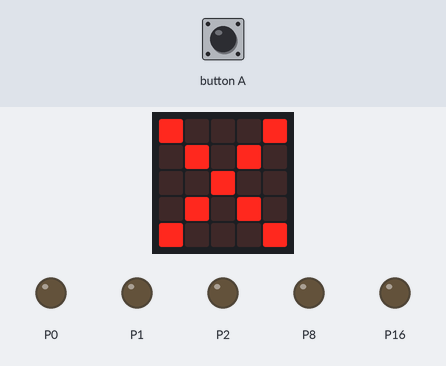
Simulated run of this program. Board: BBC micro:bit running MicroPython. On the bench: the board's 5×5 LED display, output pins drawn as LEDs (lit = HIGH). Inputs (shaded band) come from the test bench.

Above: at 1.2 s.
1.3 s: button A pressed for 0.15 s
At 1.39 s:
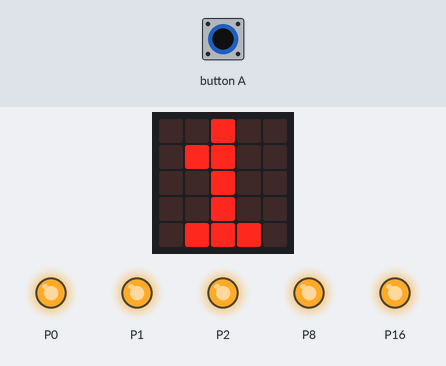
2.9 s: button A pressed for 3.2 s
At 6.7 s:
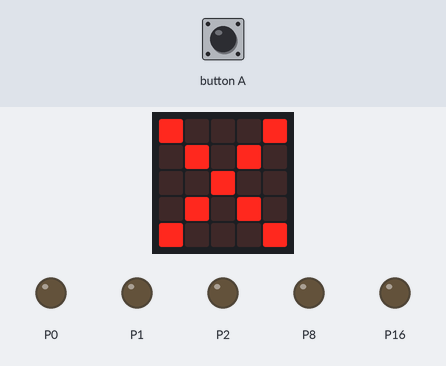
Timing chart, 0 to 8.2 s (numbered marks = the images above; inputs shaded):
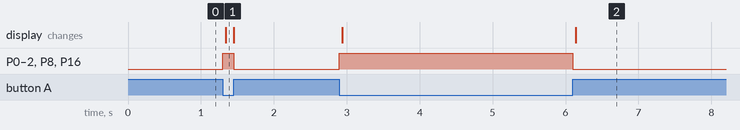

Measured:
- after the input at 1.3 s, P0–2, P8, P16: LOW → HIGH at once, → LOW 0.15 s later; the display: changes at once (image 1)
- after the input at 2.9 s, P0–2, P8, P16: LOW → HIGH at once, → LOW 3.2 s later; the display: first changes at once (image 2 shows a later state)

The program:

pin_tester.py
```python
from microbit import *

PINS = [pin0, pin1, pin2, pin8, pin16]

while True:
    if button_a.is_pressed():
        display.show("1")
        for pin in PINS:
            pin.write_digital(1)
    else:
        display.show(Image.NO)
        for pin in PINS:
            pin.write_digital(0)
```
